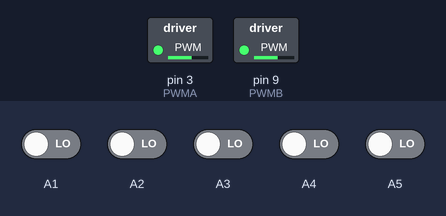
A sketch run on a simulated Arduino Uno, built with avr-gcc and run on an emulated ATmega328P. Parts: switched loads named in the sketch (green lamp = pin HIGH). The test bench sets the inputs (shaded band); at power-on: A1–5 LOW. What the sketch prints to the serial monitor is not drawn.

Above: at 1.2 s.
1.3 s: A1 driven HIGH
At 3.1 s:
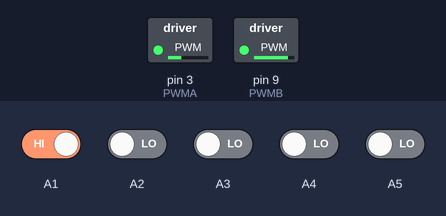
4.3 s: A5 driven HIGH
5.9 s: A4 driven HIGH
At 7.5 s:
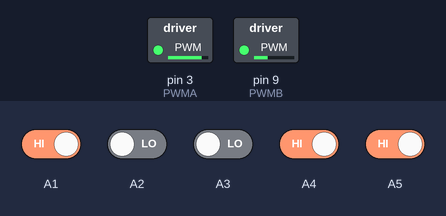
8.9 s: A2 driven HIGH
10.4 s: A3 driven HIGH
At 11.0 s:
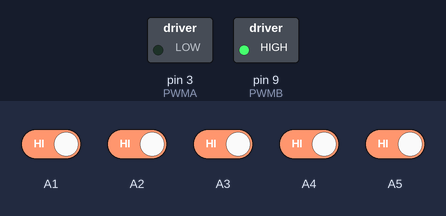
11.9 s: A1 driven LOW
At 12.5 s:
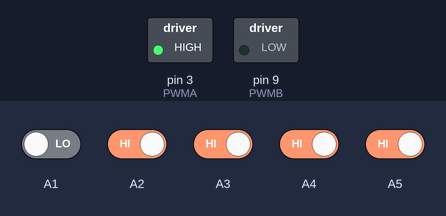
Timing chart, 0 to 14.4 s (numbered marks = the images above; inputs shaded):
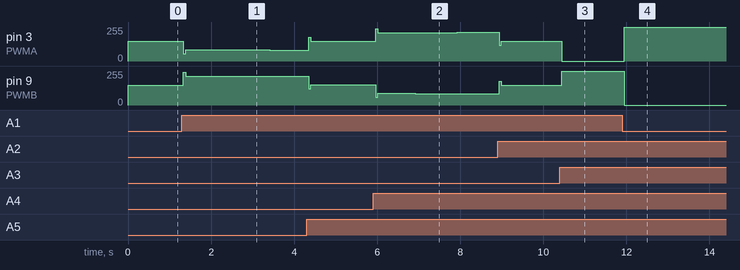

The sketch:

xe_d__line.ino
```cpp
#define AIN1 4
#define BIN1 7
#define AIN2 5
#define BIN2 8
#define PWMA 3
#define PWMB 9
#define STBY 6

int position , error, previous_error ;
int a[] = {A5, A4, A3, A2, A1};
float P, I, D, PID_value;

float Kp = 1.3;
float Ki = 0.001;
float Kd = 0.6;
const uint8_t motor_speed = 150;

void setup()
{
  digitalWrite( STBY , 1);
  Serial.begin(9600);
}
void readline() {

  a[1] = !digitalRead(A5);
  a[2] = !digitalRead(A4);
  a[3] = !digitalRead(A3);
  a[4] = !digitalRead(A2);
  a[5] = !digitalRead(A1);
  position = (100 * a[1] + 200 * a[2] + 300 * a[3] + 400 * a[4] + 500 * a[5]) /
             ( a[1] + a[2] + a[3] + a[4] + a[5] );
  Serial.print("vi tri ");
  if ( position > 300 )
    Serial.print(" lech trai ");
  else Serial.print(" lech phai ");

  return position;
}

void pid()
{
  error = 300 - position ;
  P = error;
  I = I + error;
  D = error - previous_error;
  PID_value = (Kp * P) + (Ki * I) + (Kd * D);
  previous_error = error;
  Serial.print("PID  ");
  Serial.print(PID_value);


}

void motor_control()
{
  int left_motor_speed = motor_speed - PID_value;
  int right_motor_speed = motor_speed + PID_value;

  if (left_motor_speed > 255) left_motor_speed = 255;
  if (right_motor_speed > 255) right_motor_speed = 255;

  if (left_motor_speed < 0) left_motor_speed = 0;
  if (right_motor_speed < 0) right_motor_speed = 0;
  analogWrite(PWMA, left_motor_speed);
  analogWrite(PWMB, right_motor_speed);

  digitalWrite( AIN1, 1);
  digitalWrite( AIN2, 0);
  digitalWrite( BIN1, 1);
  digitalWrite( BIN2, 0);
  Serial.print("  dc trai  ");
  Serial.print(left_motor_speed);
  Serial.print("  dc phai ");
  Serial.print(right_motor_speed);
  Serial.println(' ');
}
void loop()
{
  readline();
  pid();
  motor_control();
}
```

Measured:
- after the input at 1.3 s, pin 3 (PWMA): 150/255 → 84/255 at once, → 83/255 1.0 s later, → 82/255 1.0 s later; pin 9 (PWMB): 150/255 → 215/255 at once, → 216/255 0.99 s later, → 217/255 1.0 s later
- after the input at 5.9 s, pin 3 (PWMA): 147/255 → 212/255 after 0.06 s, → 213/255 0.90 s later, → 214/255 1.1 s later; pin 9 (PWMB): 152/255 → 87/255 after 0.06 s, → 86/255 0.95 s later, → 85/255 1.1 s later
- after the input at 10.4 s, pin 3 (PWMA): 149/255 → 0/255 at once; pin 9 (PWMB): 150/255 → 255/255 at once
- after the input at 11.9 s, pin 3 (PWMA): 0/255 → 255/255 after 0.05 s; pin 9 (PWMB): 255/255 → 0/255 after 0.05 s
